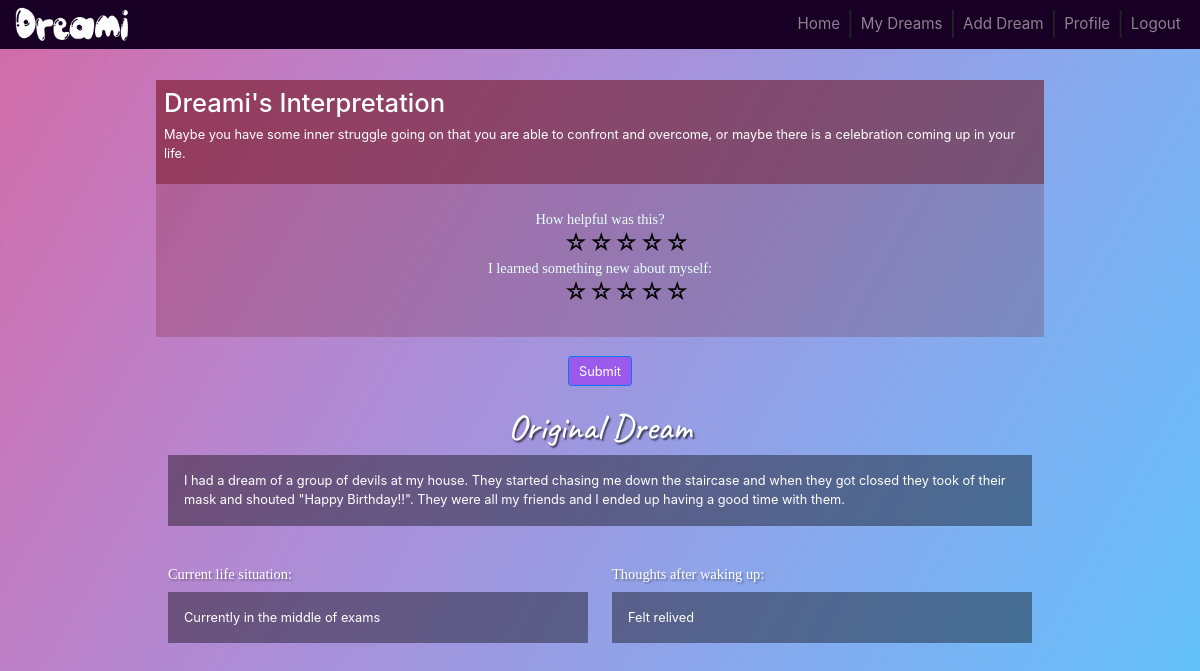
Page /viewdream (signed in) on the committed database.
### website/models.py (models this page shows)
class Dream(db.Model):
    id = db.Column(db.Integer, primary_key=True)
    data = db.Column(db.String(10000))
    date = db.Column(db.DateTime(timezone=True), default=func.now())
    dreamer_background = db.Column(db.String(10000))
    wakeup_state = db.Column(db.String(10000))
    dreami_inter = db.Column(db.String(10000))
    rating1 = db.Column(db.Integer)
    rating2 = db.Column(db.Integer)
    comments = db.relationship('Comment')
    user_id = db.Column(db.Integer, db.ForeignKey('user.id'))
    public = db.Column(db.String(10), default='yes')

### website/views.py (the view, shortened to what this page needs)
@views.route('/viewdream', methods=['GET','POST'])
@login_required
def viewdream():
    return render_template("viewdream.html", user=current_user, dream=Dream.query.filter_by(user_id=current_user.id).order_by(Dream.id.desc()).first())

### website/__init__.py (called while the page is built)
def create_app():
    app = Flask(__name__)
    app.config['SECRET_KEY'] = 'mangolassi'
    app.config['SQLALCHEMY_DATABASE_URI'] = f'sqlite:///{DB_NAME}'
    db.init_app(app)
    from .views import views
    from .auth import auth
    app.register_blueprint(views, url_prefix='/')
    app.register_blueprint(auth, url_prefix='/')
    from .models import User, Dream
    create_database(app)
    login_manager = LoginManager()
    login_manager.login_view = 'auth.login'
    login_manager.init_app(app)
    @login_manager.user_loader
    def load_user(id):
        return User.query.get(int(id))
    return app

### website/templates/viewdream.html (shortened to what this page needs)
{% extends "base.html" %}
{% block content %}
<br>
{% if dream %}
    <div class="dreami-inter" style="margin-top: 15px">
        <h2>Dreami's Interpretation</h2>
        <p>{{ dream.dreami_inter }}</p>
    </div>
    {% endif %}
<form class="form-horizontal" align="center" method="POST">
<div class="dreami-rating">
<br>
<div class="txt-center; ratings" align="center" style="zoom:90%">
    <label style="font-family: Ebrima; color: #ffffff; font-size: larger"><h5>How helpful was this?</h5></label>
        <div class="rating" style="margin-top: -20px">
            <label for="star5_1" style="font-size: xx-large">☆</label>
            <label for="star4_1" style="font-size: xx-large">☆</label>
            <label for="star3_1" style="font-size: xx-large">☆</label>
            <label for="star2_1" style="font-size: xx-large">☆</label>
            <label for="star1_1" style="font-size: xx-large">☆</label>
        </div>
</div>
<div class="txt-center; ratings" align="center" style="zoom:90%">
    <label style="font-family: Ebrima; color: #ffffff; font-size: larger"><h5>I learned something new about myself:</h5></label>
        <div class="rating" style="margin-top: -20px">
            <label for="star5_2" style="font-size: xx-large">☆</label>
            <label for="star4_2" style="font-size: xx-large">☆</label>
            <label for="star3_2" style="font-size: xx-large">☆</label>
            <label for="star2_2" style="font-size: xx-large">☆</label>
            <label for="star1_2" style="font-size: xx-large">☆</label>
        </div>
</div>
    <br>
</div>
    <br>
<div class="form-group; row align-center">
  <label class="col-md-4 control-label" for="submit"></label>
  <div class="col-md-4" align="center">
    <button id="submit" name="submit" class="btn btn-primary" style="background-color:#9c5aed;">Submit</button>
  </div>
</div>
</div>
<br>
<h2 align="center" style="font-family: Caveat, cursive; color: #ffffff; font-size: 45px; text-shadow: rgb(0, 0, 0, 0.6) 2px 2px 2px;">Original Dream</h2>
<div style="width: 72%; margin-left: 14%; padding: 20px; color: #000; background: rgba(0, 0, 0, 0.4); color: #fff">{{ dream.data }}</div>
<br><br>
<div class="two-col-view">
    <div class="col1">
        <label style="font-family: Ebrima; color: #ffffff; font-size: 18px; text-shadow: rgb(0, 0, 0, 0.3) 2px 2px 2px;">Current life situation:</label>
        <div style="padding: 20px; color: #000; background: rgba(0, 0, 0, 0.4); color: #fff">{{ dream.dreamer_background }}</div>
    </div>
    <div class="col2">
        <label style="font-family: Ebrima; color: #ffffff; font-size: 18px; text-shadow: rgb(0, 0, 0, 0.3) 2px 2px 2px;">Thoughts after waking up:</label>
        <div style="padding: 20px; color: #000; background: rgba(0, 0, 0, 0.4); color: #fff">{{ dream.wakeup_state }}</div>
    </div>
</div>
<br>
        <br>
    <br><br>
<br><br>
    <br><br><br><br><br><br><br><br><br><br><br><br><br><br><br><br><br>
<br><br><br>
<br><br><br>
<br><br><br>
<br><br><br>
<br><br><br>
<br><br><br>
<br><br><br>
<br><br><br>
<br><br><br>
<br><br><br>
<br><br><br>
<br><br><br>
<br><br><br>
<br><br><br>
<br><br><br>
<br><br><br>
<br><br><br>
<br><br><br>
{% endblock %}

### website/static/css/home/home.css (style rules this page uses)
.home-bg { background: rgb(2,0,36); background-image: linear-gradient(to right bottom, #d16ba5, #c777b9, #ba83ca, #aa8fd8, #9a9ae1, #8aa7ec, #79b3f4, #69bff8, #52cffe, #41dfff, #46eefa, #5ffbf1); }
.two-col, .two-col-view { overflow: hidden; }
.two-col-view .col1, .two-col-view .col2 { width: 35%; }
.two-col-view .col1 { float: left; margin-left: 14%; }
.two-col-view .col2 { float: right; margin-right: 14%; }
.two-col label, .two-col-view label { display: block; }
.dreami-inter { padding: 10px; color: #FFFFFF; background: rgba(102, 0, 0, 0.5); padding-top: 10px; padding-bottom: 10px; }
.dreami-rating { padding: 10px; color: #FFFFFF; background: rgba(102, 0, 0, 0.2); padding-top: 10px; padding-bottom: 10px; }
.dreami-rating h5 { color: rgba(230, 255, 255); }
.rating { width: 250px; unicode-bidi: bidi-override; direction: rtl; text-align: center; position: relative; }
.rating > label { float: right; display: inline; padding: 0; margin: 0; position: relative; width: 1.1em; cursor: pointer; color: #000; }
* { margin: 0; padding: 0; }

### rows in the picture
Dream: dreami_inter "Maybe you have some inner struggle going on that you are able to confront and overcome, or maybe there is a celebration coming up in your life.", data "I had a dream of a group of devils at my house. They started chasing me down the staircase and when they got closed they took of their mask and shouted \"Happy Birthday!!\". They were all my friends and I ended up having a good time with them.", dreamer_background "Currently in the middle of exams", wakeup_state "Felt relived"
